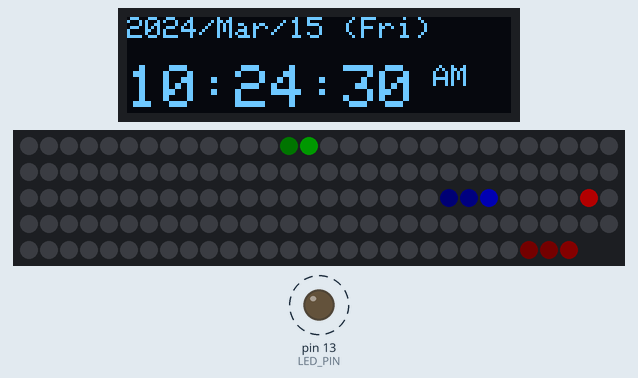
Recording of a sketch running on a simulated Arduino Uno, built with avr-gcc and run on an emulated ATmega328P. Parts: 128×32 one-colour display, 148 RGB LEDs in strip order, left to right, continuing on the next row, output pins drawn as LEDs (lit = HIGH). Wiring (inferred from the names in the program): DS3231 clock at I2C address 0x68. Dashed ring = blinking. Dim RGB values are drawn brighter than linear; the local clock reads 2024-03-15 10:24:30 at power-on unless the sketch sets it.

Above: at 0.2 s.
At 10.31 s:
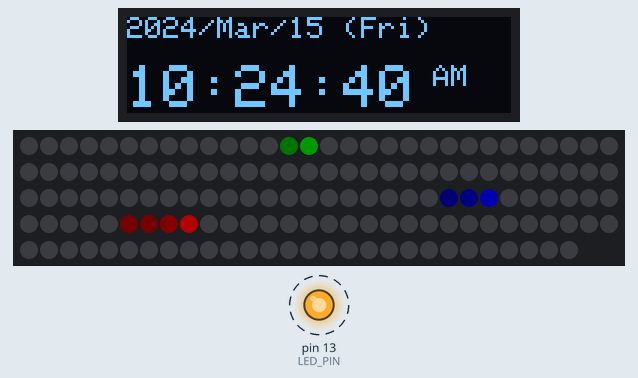
At 20.14 s:
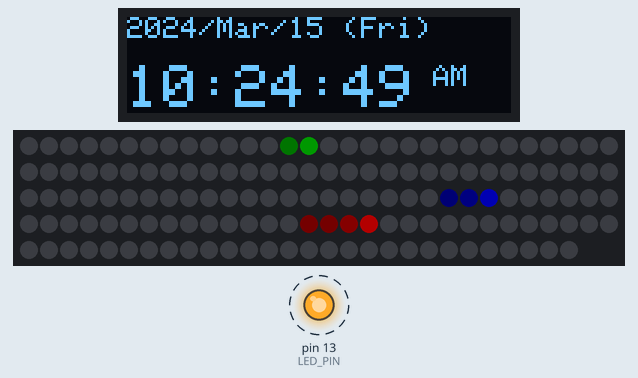
At 39.81 s:
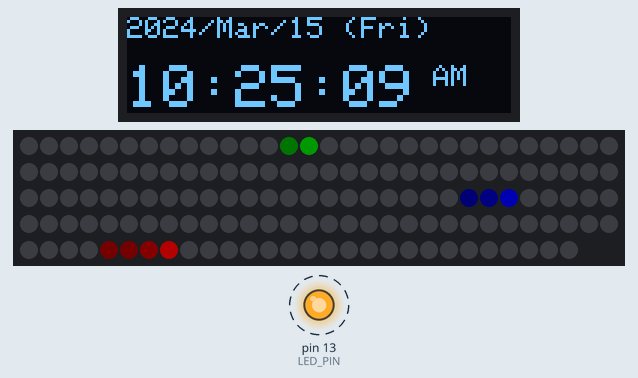
Timing chart, 0 to 40.0 s (numbered marks = the images above):
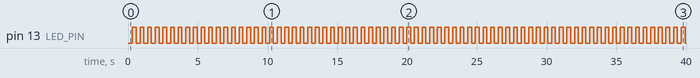

Measured:
- by itself, pin 13 (LED_PIN): alternates HIGH for 0.27 s and LOW for 0.27 s
- what the display in image 0 shows lasts 1.1 s, from 0.1 s to 1.2 s

The sketch:

RTC_ds3231_ds1307_ws2812_clock_ssd1306.ino
```cpp
/*
 * Connet to DS1307 or DS3231 RTC (Real Time Clock) via I2C and Wire lib.
 * Get time (Hour,Min,Dec) from DS1307 RTC and display time in a WS2812b LED strip.
 * The LED strip is in 3 attached ranges phyical form.
 * The number of LED in each range:
 *    Inner is 40, Middle is 48, Outer is 60; total is 148 LED
 *
 * See the product in https://www.aliexpress.com/item/4000352752774.html
 * 2021-Mar: the "148 LEDS (3 ranges)" costs CAD $16.59 + $1.83 shipping from China
 *
 * In this project, we connect the Data-In from inner range and chain up middle and then outer range.
 * Therefore, the inner range is the beginning of the LED strip.
 * Since the inner range is 40 LED, it cannot exact map to 12 hour, so we calculate the closest position.
 * Same case for the middle range, it is 48 LED which cannot map to 60 min.
 * The outer range is 60 LED, it is exactly map to 60 sec position.
 *   To make it more fun, and show the closest position, we added tail LED in light color.
 *   Sec has 3 tail LEDs, min has 2 and hour has 1 tail LED.
 *
 * Another factor: we put the connection in the bottom, therefore the starting LED index 0 is starting
 * from the bottom.  In the calculate, we add the offset value back to the top.
 */

/* =========================
   Problem in this program: DS3231 using too many memory, SSD1306 cannot be initialized.
   =========================
 */

/* When define debug, use counter (timer variable) to increare the speed for debugging LED display. */
//#define debug  1

//#define DS1307
#define DS3231

#ifdef DS1307
#include "RTClib.h"
#endif

#include "FastLED.h"
#include <SPI.h>
#include <Wire.h>
#include <Adafruit_GFX.h>
#include <Adafruit_SSD1306.h>

#define DS3231_I2C_ADDRESS 0x68

#define SCREEN_WIDTH 128 // OLED display width, in pixels
#define SCREEN_HEIGHT 32 // OLED display height, in pixels  <-- Even I have 128x64, this reduce memory requirment

// Declaration for an SSD1306 display connected to I2C (SDA, SCL pins)
#define OLED_RESET     4 // Reset pin # (or -1 if sharing Arduino reset pin)
Adafruit_SSD1306 display(SCREEN_WIDTH, SCREEN_HEIGHT, &Wire, OLED_RESET);

#define NUM_LEDS   148
#define WHT_BRIG   60

CRGB leds[NUM_LEDS];

CRGB SecColor0 = CRGB{ 255,  0,  0 };
CRGB SecColor1 = CRGB{  30,  0,  0 };
CRGB SecColor2 = CRGB{   5, 0,  0 };

CRGB MinColor0 = CRGB{ 0,   0, 255 };
CRGB MinColor1 = CRGB{ 0,   0,  25 };
CRGB MinColor2 = CRGB{ 0,   0,  5 };

// Green is too bright
CRGB HurColor0 = CRGB{ 0,  100,  0 };
CRGB HurColor1 = CRGB{ 0,    5,  0 };

#define DATA_PIN   3
#define LED_PIN   13

#ifdef DS1307
// DS1307  rtc;
RTC_DS1307 rtc;
#endif

//char daysOfTheWeek[7][4] = {"Sun", "Mon", "Tue", "Wed", "Thu", "Fri", "Sat"};

#ifdef DS3231
char* monthStr[] = { "", "Jan", "Fed", "Mar", "Apr", "May", "Jun", "Jul", "Aug", "Sep", "Oct", "Nov", "Dec" };
char* wkdayStr[] = { "", "Sun", "Mon", "Tue", "Wed", "Thu", "Fri", "Sat" };
#endif

#ifdef debug
int timer = 0;
#endif

void setup ()
{
  Serial.begin(115200);
  pinMode( LED_PIN, OUTPUT );

  if(!display.begin(SSD1306_SWITCHCAPVCC, 0x3C)) { // Address 0x3C for 128x64 (swtich to 128x32)
      Serial.println(F("SSD1306 allocation failed"));
//    for(;;) { // Don't proceed, loop forever
//       digitalWrite( LED_PIN, ( digitalRead( LED_PIN ) == HIGH ? LOW : HIGH ) );
//       delay( 500 );
//    }
  }

  display.clearDisplay();
  display.display();
  display.setTextColor(SSD1306_WHITE);

#ifdef DS1307
  if (!rtc.begin()) {

    Serial.println("Couldn't find RTC");
    Serial.flush();

    display.clearDisplay();
    display.setCursor(0,0);
    display.println("Cannot find RTC");
    display.display();
    abort();
  }

  // rtc.adjust(DateTime(F(__DATE__), F(__TIME__)));
  if (!rtc.isrunning()) {
     // New device or power loss, set sketch to compiling time.
     // Contact Arduino to upload, so it sync with computer time.
     rtc.adjust(DateTime(F(__DATE__), F(__TIME__)));
  }
#endif

  FastLED.addLeds<NEOPIXEL, DATA_PIN>(leds, NUM_LEDS);
  FastLED.setBrightness(WHT_BRIG);
  FastLED.clear();
}

void hled( int hr, int min ) {
    // Calculate the hr position within 40 LED space
    hr %= 12;
    hr = int( hr * 3.33 );
    if ( min >= 20 ) hr++;
    if ( min >= 40 ) hr++;
    // Fixing the position to opposition side
    hr += 20;
    hr %= 40;
    // Hr is internal range and start with zero
    leds[ hr-- ] = HurColor0;  // Main
    if ( hr < 0 ) hr = 39;
    leds[ hr   ] = HurColor1;  // Tail
}

void mled( int min, int sec ) {
    // Calculate the min position within 48 LED space
    // 3600 sec (1 hour) maps to 48 LED position
    // 3600/48=75 or 3600/75 -> 48 position
    min = ( min * 60 + sec ) / 75;
    // Translate to oppsition side
    min += 24;
    int min1 = min - 1;
    int min2 = min - 2;
    min  %= 48;
    min1 %= 48;
    min2 %= 48;
    // Offset 40 to second range
    leds[ min  + 40 ] = MinColor0;  // Main
    leds[ min1 + 40 ] = MinColor1;
    leds[ min2 + 40 ] = MinColor2;  // Tail
}

void sled( int sec ) {
    // Translate to oppositive side
    sec += 30;
    int sec1 = sec - 1;
    int sec2 = sec - 2;
    int sec3 = sec - 3;
    sec  %= 60;
    sec1 %= 60;
    sec2 %= 60;
    sec3 %= 60;
    // Offset 88 to third range
    leds[ sec  + 88 ] = SecColor0;
    leds[ sec1 + 88 ] = SecColor1;
    leds[ sec2 + 88 ] = SecColor2;
    leds[ sec3 + 88 ] = SecColor2;
}

void setLed( int hr, int min, int sec ) {
  hled( hr, min );
  mled( min, sec );
  sled( sec );
}

void loop () {

/*
  RTCDateTime dt = rtc.getDataTime();
  Serial.println(rtc.dateFormat("d-m-Y", dt));
  Serial.println(rtc.dateFormat("h:i:s a", dt));
 */

#ifdef debug
    int year  = 2021;
    int month = 6;
    int day   = 4;
    int sec   = timer % 60;
    int min   = timer / 60;
    int hr    = min   / 60;
    min       = min % 60;
    hr        = hr  % 12;
    int dayWeek = 0;
#else

  #ifdef DS1307
    DateTime now = rtc.now();
    int year    = now.year();
    int month   = now.month();
    int day     = now.day();
    int hr      = now.hour();
    int min     = now.minute();
    int sec     = now.second();
    int dayWeek = now.dayOfTheWeek();

    // Just RTC, doc: https://forum.arduino.cc/t/rtc-running-fast/436845/4
    if ( (hr==4) && (min==1) && (sec==0) ) {
       // run daily at exactly 4:01 A.M.
       delay(3900);      // wait 3.9 seconds (that's 2.9 seconds plus 1 second extra)
       rtc.adjust(DateTime(year, month, day, 4, 1, 1 ));
       // set time to 4:01:01 A.M. (notice the extra second)
       // The extra second in the previous two lines is there for a reason.
       // Otherwise, the time would be set back to exactly 4:01 A.M. (with 0 seconds),
       // which could trigger the time set again, and so on, infinitely, and we don't want that.
    }
  #endif

  #ifdef DS3231
    int year, month, day, hr, min, sec, dayWeek;
    readDS3231time(&sec, &min, &hr, &dayWeek, &day, &month, &year);
  #endif

#endif
    int hour = hr;
    char APM[3] = "AM";
    if ( hour > 11 ) {
       strcpy( APM, "PM" );
       if ( hour > 12 ) hour -= 12;
    }

    // Set the LED with the current time
    FastLED.clear();
    hled( hr, min );
    mled( min, sec );
    sled( sec );
    FastLED.show();

    display.clearDisplay();
    display.setCursor(0,0);
    //display.println(clock.dateFormat("Y-m-d", dt));
    //display.println(clock.dateFormat("h:i:sa", dt));
    display.setTextSize(1);

#ifdef DS1307
    display.println( now.toString("YYYY/MMM/DD (DDD)") );
#endif

    char time_str[20];

#ifdef DS3231
    sprintf( time_str, "20%2d/%3s/%02d (%3s)", year, monthStr[month], day, wkdayStr[dayWeek] );
    display.println( time_str );
#endif

    // display.drawLine( 0, 12, 128, 12, SSD1306_WHITE);
    display.println( " " );

    sprintf( time_str, "%2d:%02d:%02d", hour, min, sec );
    display.setTextSize(2);
    display.print( time_str );
    display.setTextSize(1);
    display.print( " " );
    display.println( APM );

    // display.drawLine( 0, 35, 128, 35, SSD1306_WHITE);
    // display.setCursor( 1 , 25 );

    display.display();

#ifdef debug
    delay(50);
    timer++;
#else
    delay( 250 );
    digitalWrite( LED_PIN, ( digitalRead( LED_PIN ) == HIGH ? LOW : HIGH ) );
#endif
}

// ============================================

#ifdef DS3231
void readDS3231time(int *second, int *minute, int *hour, int *dayOfWeek, int *dayOfMonth, int *month, int *year)
{
  Wire.beginTransmission(DS3231_I2C_ADDRESS);
  Wire.write(0);     // set DS3231 register pointer to 00h
  Wire.endTransmission();
  Wire.requestFrom(DS3231_I2C_ADDRESS, 7);

  // request seven bytes of data from DS3231 starting from register 00h
  *second     = bcdToDec(Wire.read() & 0x7f);
  *minute     = bcdToDec(Wire.read());
  *hour       = bcdToDec(Wire.read() & 0x3f);
  *dayOfWeek  = bcdToDec(Wire.read());
  *dayOfMonth = bcdToDec(Wire.read());
  *month      = bcdToDec(Wire.read());
  *year       = bcdToDec(Wire.read());
}

// Convert binary coded decimal to normal decimal numbers
int bcdToDec(byte val)
{
  return( (val/16*10) + (val%16) );
}
#endif
```
